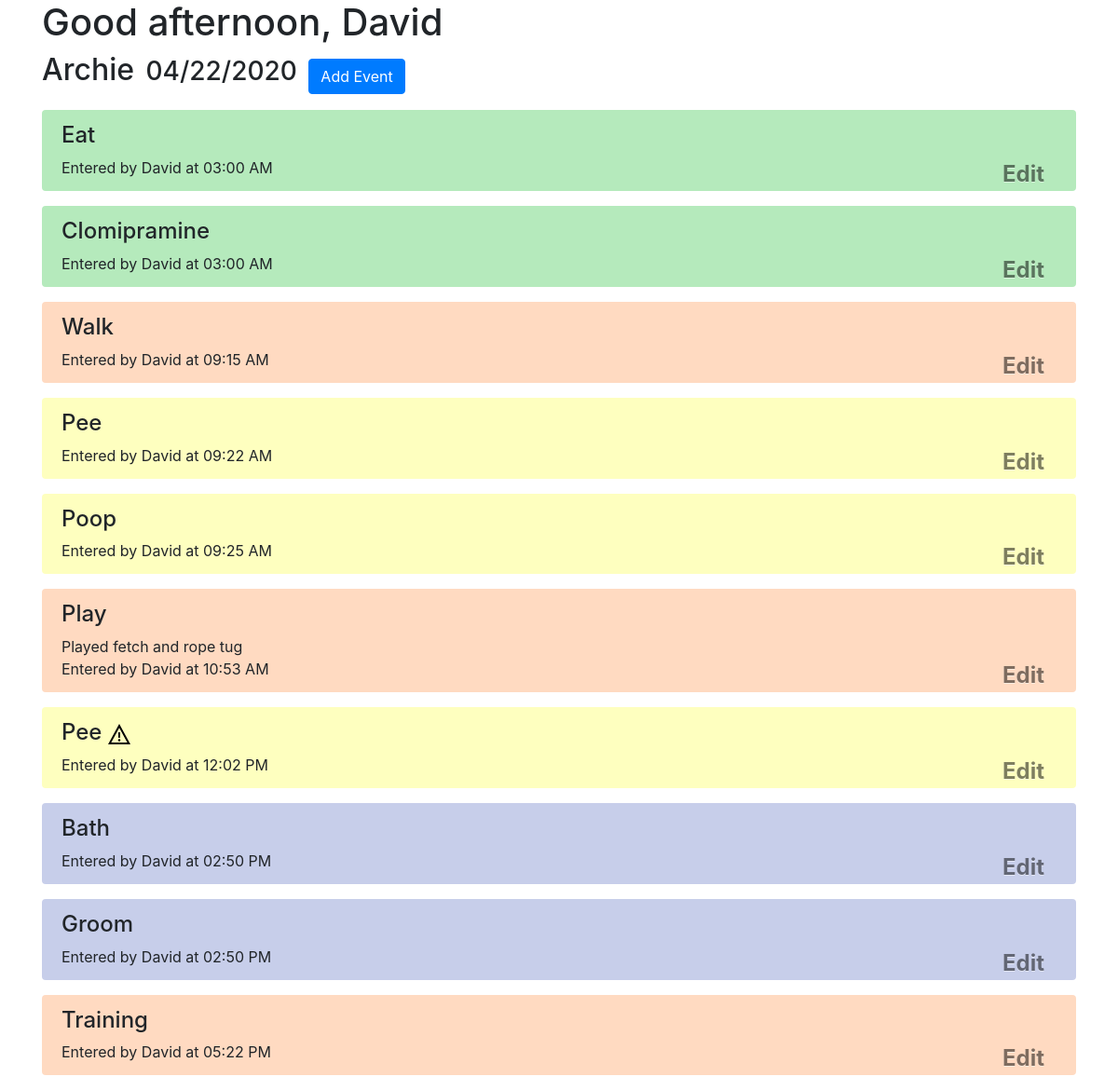
The app's page /index.html, older data.
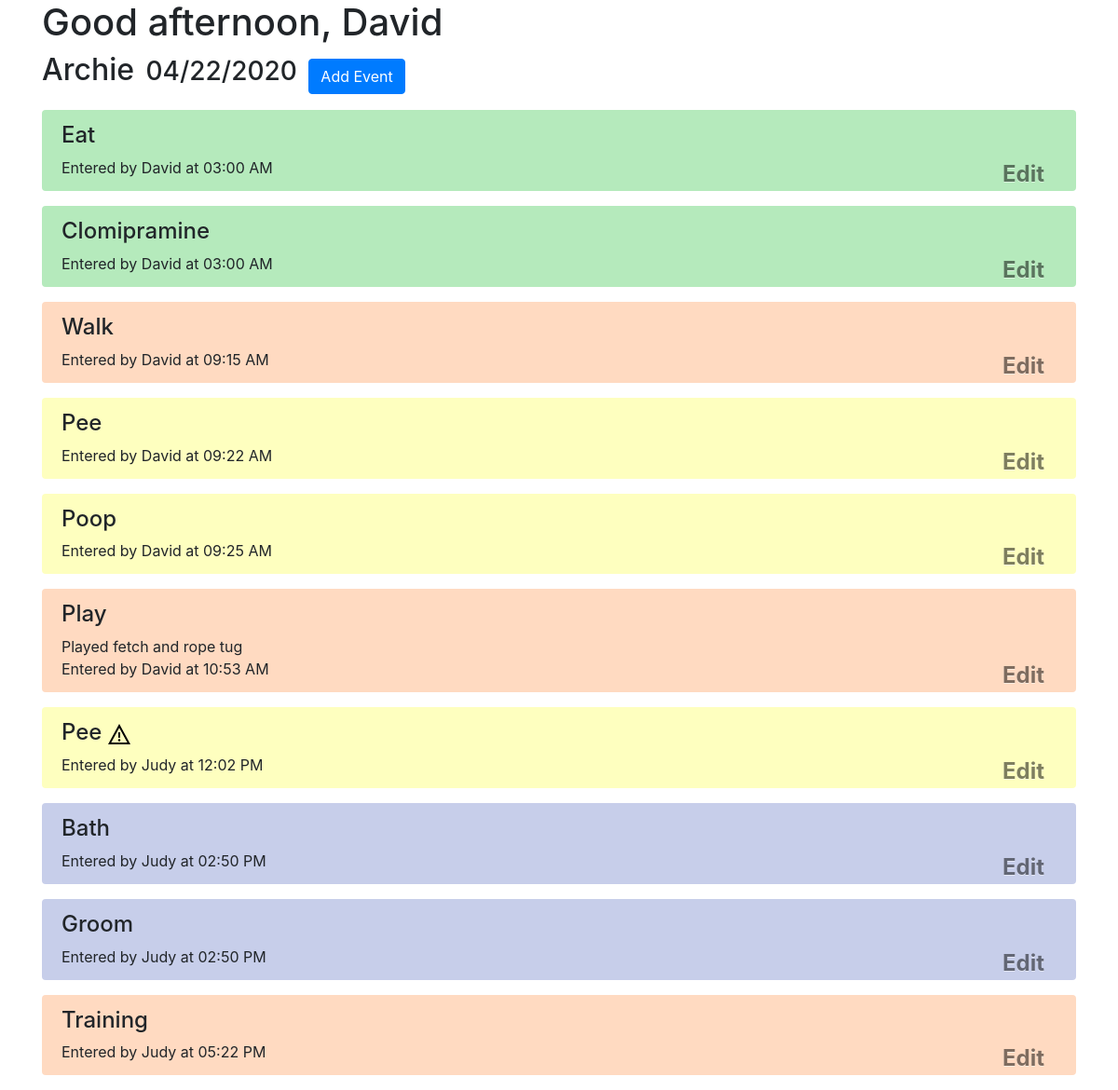
The same page, newer data.
### arch/models.py (models this page shows, shortened)
class User(db.Model):
    id = db.Column(db.Integer, primary_key=True)
    username = db.Column(db.String(64), index=True, unique=True)
    password_hash = db.Column(db.String(128))

class Dog(db.Model):
    id = db.Column(db.Integer, primary_key=True)
    name = db.Column(db.String(64), index=True, unique=True)
    birthday = db.Column(db.Date)
    events = db.relationship('Event', order_by='asc(Event.id)', lazy='dynamic', back_populates='dog')

class Event(db.Model):
    id = db.Column(db.Integer, index=True, primary_key=True)
    user_id = db.Column(db.Integer, db.ForeignKey('user.id'))
    user = db.relationship('User')
    dog_id = db.Column(db.Integer, db.ForeignKey('dog.id'))
    dog = db.relationship('Dog', back_populates='events')
    event_id = db.Column(db.Enum(EventID))
    note = db.Column(db.String(128))
    timestamp = db.Column(db.DateTime, default=datetime.utcnow)
    start_time = db.Column(db.DateTime, index=True, default=datetime.now)
    end_time = db.Column(db.DateTime, index=True)
    is_accident = db.Column(db.Boolean, default=False)
    @property
    def event_type(self):
        return self.event_id.name.lower()
    @property
    def event_string(self):
        return self.event_id.name.capitalize()
    @property
    def event_info(self):
        return self.note
    @property
    def event_entry(self):
        return 'Entered by {0} at {1}'.format(self.user.username, self.start_time.strftime("%I:%M %p"))

### arch/routes.py (the view)
@app.route('/')
@app.route('/index.html')
def index():
    user = models.User.query.get(1)
    data = {}
    dogs = models.Dog.query.all()
    for d in dogs:
        events = d.events.all()
        data[d] = events
    kwargs = {'user': user,
              'title': 'Home',
              'time_of_day': utils.get_tod(),
              'today': date.today().strftime('%m/%d/%Y'),
              'data': data}
    return render_template('index.html', **kwargs)

### arch/utils.py (called while the page is built)
def get_tod():
    hour = datetime.datetime.now().hour
    if 6 <= hour < 12:  # 6am - 12pm
        return "morning"
    elif hour < 17:     # 12pm - 5pm
        return "afternoon"
    elif hour < 20:     # 5pm - 8pm
        return "evening"
    else:               # 8pm - 6am
        return "night"

### arch/templates/index.html (shortened to what this page needs)
{% extends "base.html" %}
{% block content %}
<div class="container">
    <h1>Good {{ time_of_day }}, {{ user.username }}</h1>
        {% for dog in data %}
        <ul class="list-inline">
            <li class="list-inline-item"><h2>{{ dog.name }} </h2></li>
            <li class="list-inline-item"><h3>{{ today }}</h3></li>
            <li class="list-inline-item"><a class="btn btn-primary" href="{{ url_for('add_event') }}" role="button">Add Event</a></li>
        </ul>
        {% for event in data[dog] %}
            {% include 'partials/event_item.html' %}
        {% endfor %}
    {% endfor %}
{% endblock %}

### arch/templates/base.html (shortened to what this page needs)
<!doctype html>
<html lang="en">
    <head>
        {% block head %}
        {% block styles %}
        {{ bootstrap.load_css() }}
        <link rel="stylesheet" href="{{ url_for('static', filename='styles.css') }}">
        {% endblock %}
        {% endblock %}
    </head>
    <body>
        {% block content %}{% endblock %}
    </body>
</html>

### arch/templates/partials/event_item.html
<div class="alert {{event.event_type}}">
    <h4>
        {{event.event_string}}
        {% if event.is_accident %}
        <img src="{{ url_for('static', filename='warning.svg') }}">
        {% endif %}
    </h4>
    {% if event.event_info %}
        {{event.event_info}}
        <br>
    {% endif %}
    {{event.event_entry}}
    <a class="btn close" href="{{ url_for('edit_event', event_id=event.id) }}" role="button">Edit</a>
</div>

### arch/static/styles.css (style rules this page uses)
.pee, .poop { background-color: #FEFFBF; }
.eat, .medicine, .clomipramine, .trifexis { background-color: #B5EABC; }
.walk, .play, .training { background-color: #FFDAC1; }
.bath, .groom { background-color: #C7CEEA; }

Row changes from the older to the newer data that the page shows:
changed Event: event_entry "Entered by David at 12:02 PM" → "Entered by Judy at 12:02 PM"
changed Event "Bath": event_entry "Entered by David at 02:50 PM" → "Entered by Judy at 02:50 PM"
changed Event "Groom": event_entry "Entered by David at 02:50 PM" → "Entered by Judy at 02:50 PM"
changed Event "Training": event_entry "Entered by David at 05:22 PM" → "Entered by Judy at 05:22 PM"
